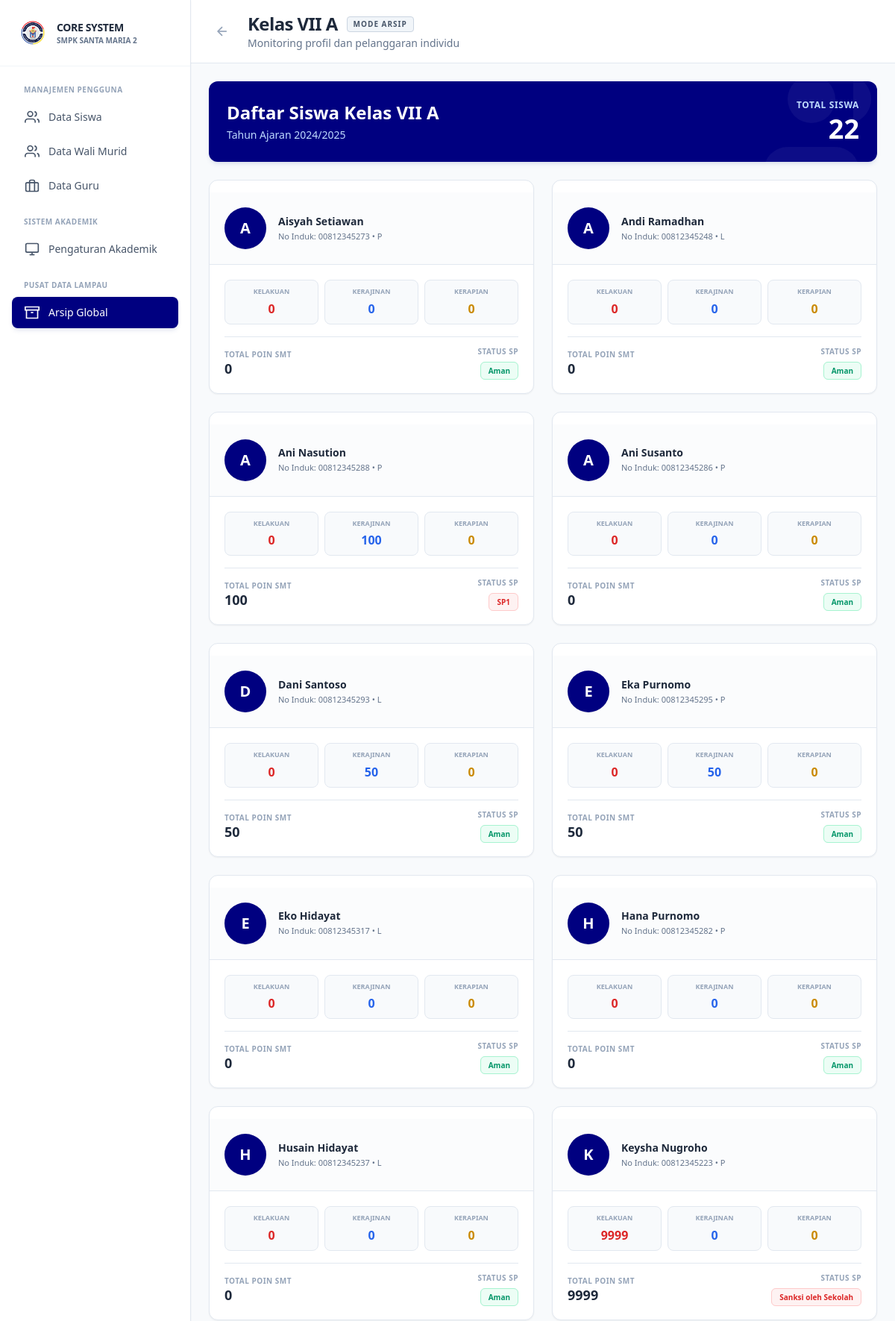
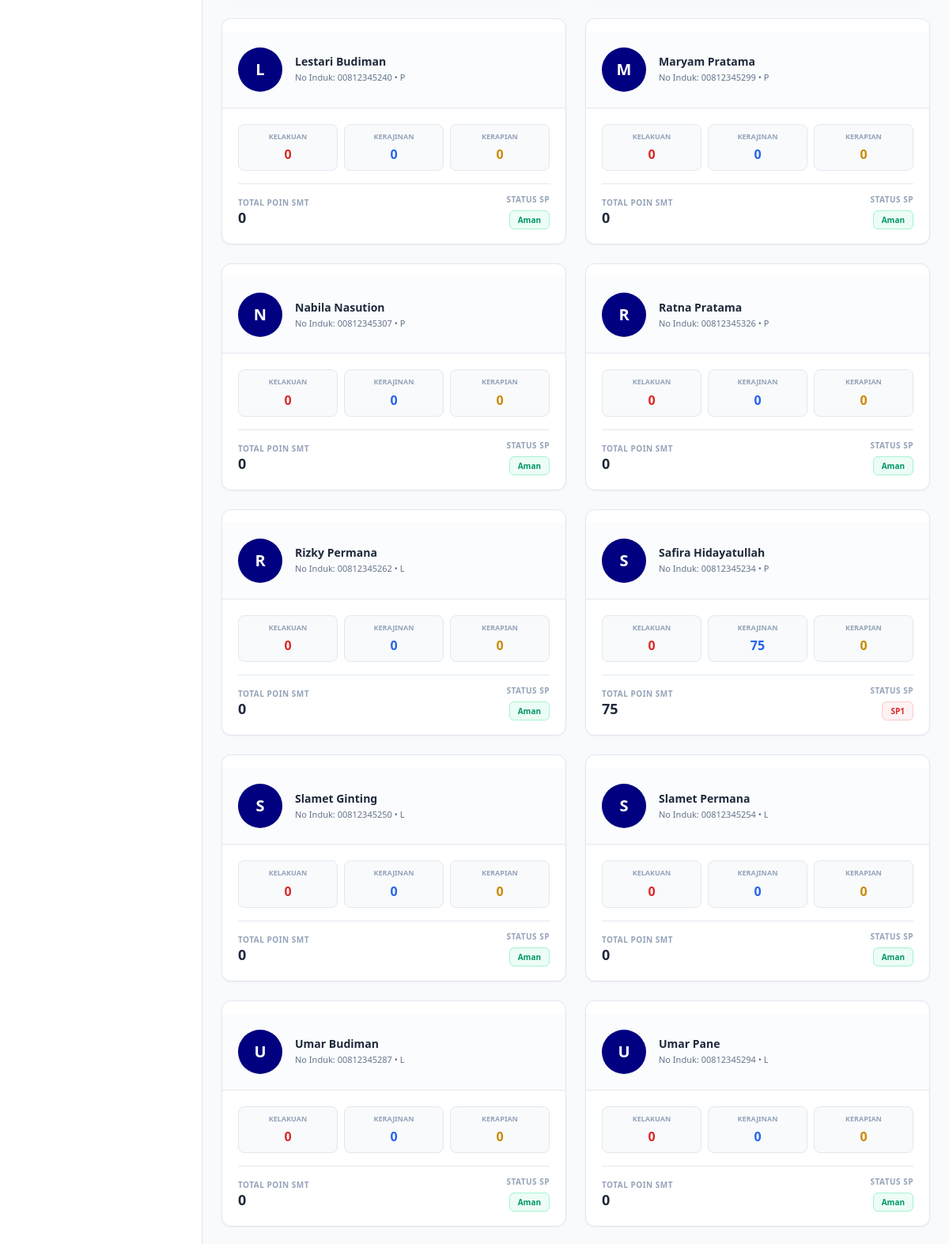
/sitapsi/views/admin/monitoring_siswa_list.php?kelas=1&tahun=2&arsip=1 (signed in, upper part), run on the app's committed database (2 pictures, top to bottom).
### tables this page shows
CREATE TABLE `tb_kelas` (
  `id_kelas` int(11) NOT NULL,
  `nama_kelas` varchar(10) NOT NULL,
  `tingkat` int(11) NOT NULL
);

CREATE TABLE `tb_tahun_ajaran` (
  `id_tahun` int(11) NOT NULL,
  `nama_tahun` varchar(20) NOT NULL,
  `status` enum('Aktif','Arsip') DEFAULT 'Aktif',
  `semester_aktif` enum('Ganjil','Genap') DEFAULT 'Ganjil'
);

CREATE TABLE `tb_siswa` (
  `no_induk` varchar(50) NOT NULL,
  `nama_siswa` varchar(100) NOT NULL,
  `jenis_kelamin` enum('L','P') NOT NULL,
  `kota` varchar(100) DEFAULT NULL,
  `tanggal_lahir` date DEFAULT NULL,
  `alamat` text DEFAULT NULL,
  `nama_ayah` varchar(150) DEFAULT NULL,
  `pekerjaan_ayah` varchar(100) DEFAULT NULL,
  `nama_ibu` varchar(150) DEFAULT NULL,
  `pekerjaan_ibu` varchar(100) DEFAULT NULL,
  `no_hp_ortu` varchar(15) DEFAULT NULL,
  `id_ortu` int(11) DEFAULT NULL,
  `status_aktif` enum('Aktif','Lulus','Keluar','Dikeluarkan') DEFAULT 'Aktif'
);

CREATE TABLE `tb_anggota_kelas` (
  `id_anggota` bigint(20) NOT NULL,
  `no_induk` varchar(50) NOT NULL,
  `id_kelas` int(11) NOT NULL,
  `id_tahun` int(11) NOT NULL,
  `poin_kelakuan` int(11) DEFAULT 0,
  `poin_kerajinan` int(11) DEFAULT 0,
  `poin_kerapian` int(11) DEFAULT 0,
  `total_poin_umum` int(11) DEFAULT 0,
  `status_sp_kelakuan` enum('Aman','SP1','SP2','SP3','Sanksi oleh Sekolah') DEFAULT 'Aman',
  `status_sp_kerajinan` enum('Aman','SP1','SP2','SP3','Sanksi oleh Sekolah') DEFAULT 'Aman',
  `status_sp_kerapian` enum('Aman','SP1','SP2','SP3','Sanksi oleh Sekolah') DEFAULT 'Aman',
  `status_sp_terakhir` enum('Aman','SP1','SP2','SP3','Sanksi oleh Sekolah') DEFAULT 'Aman',
  `status_reward` enum('None','Kandidat Reward Semester','Kandidat Sertifikat') DEFAULT 'None'
);

### config/database.php (called while the page is built, shortened)
<?php
function getDBConnection()
{
    static $pdo = null;
    if ($pdo === null) {
        try {
            $dsn = "mysql:host=" . DB_HOST . ";dbname=" . DB_NAME . ";charset=" . DB_CHARSET;
            $options = [
                PDO::ATTR_ERRMODE => PDO::ERRMODE_EXCEPTION,
                PDO::ATTR_DEFAULT_FETCH_MODE => PDO::FETCH_ASSOC,
                PDO::ATTR_EMULATE_PREPARES => false,
                PDO::MYSQL_ATTR_INIT_COMMAND => "SET NAMES " . DB_CHARSET
            ];
            $pdo = new PDO($dsn, DB_USER, DB_PASS, $options);
        } catch (PDOException $e) {
            error_log("Database Connection Error: " . $e->getMessage());
            die("Koneksi database gagal. Silakan hubungi administrator.");
        }
    }
    return $pdo;
}
function executeQuery($sql, $params = [])
{
    $pdo = getDBConnection();
    $stmt = $pdo->prepare($sql);
    $stmt->execute($params);
    return $stmt;
}
function fetchOne($sql, $params = [])
{
    $stmt = executeQuery($sql, $params);
    return $stmt->fetch();
}
function fetchAll($sql, $params = [])
{
    $stmt = executeQuery($sql, $params);
    return $stmt->fetchAll();
}
?>

### sitapsi/views/admin/monitoring_siswa_list.php (the view, shortened to what this page needs)
<?php
require_once '../../../config/database.php';
$id_kelas = $_GET['kelas'] ?? null;
$is_arsip = isset($_GET['arsip']) && $_GET['arsip'] == 1;
$filter_tahun = $_GET['tahun'] ?? null;
if ($filter_tahun) {
    $tahun_aktif = fetchOne("SELECT id_tahun, nama_tahun, semester_aktif FROM tb_tahun_ajaran WHERE id_tahun = :id", ['id' => $filter_tahun]);
} else {
    $tahun_aktif = fetchOne("SELECT id_tahun, nama_tahun, semester_aktif FROM tb_tahun_ajaran WHERE status = 'Aktif' LIMIT 1");
}
$kelas_info = fetchOne("SELECT * FROM tb_kelas WHERE id_kelas = :id", ['id' => $id_kelas]);
$semester_berjalan = $tahun_aktif['semester_aktif'];
$siswa_list = fetchAll("
    SELECT
        s.no_induk, s.nama_siswa, s.jenis_kelamin, s.status_aktif,
        a.id_anggota, a.poin_kelakuan, a.poin_kerajinan, a.poin_kerapian, a.total_poin_umum,
        a.status_sp_terakhir, a.status_sp_kelakuan, a.status_sp_kerajinan, a.status_sp_kerapian,
        (SELECT COALESCE(SUM(d.poin_saat_itu), 0)
         FROM tb_pelanggaran_header h
         JOIN tb_pelanggaran_detail d ON h.id_transaksi = d.id_transaksi
         WHERE h.id_anggota = a.id_anggota AND h.id_tahun = a.id_tahun) as total_tahunan,
        (SELECT COALESCE(SUM(d.poin_saat_itu), 0)
         FROM tb_pelanggaran_header h
         JOIN tb_pelanggaran_detail d ON h.id_transaksi = d.id_transaksi
         WHERE h.id_anggota = a.id_anggota AND h.id_tahun = a.id_tahun AND h.semester = :semester) as total_semester
    FROM tb_anggota_kelas a
    JOIN tb_siswa s ON a.no_induk = s.no_induk
    WHERE a.id_kelas = :id_kelas AND a.id_tahun = :id_tahun
    ORDER BY CASE WHEN s.status_aktif = 'Aktif' THEN 1 ELSE 2 END ASC, s.nama_siswa ASC
", ['id_kelas' => $id_kelas, 'id_tahun' => $tahun_aktif['id_tahun'], 'semester' => $semester_berjalan]);
?>
<!DOCTYPE html>
<html lang="id">
<head>
    <script src="https://cdn.tailwindcss.com"></script>
</head>
<body class="bg-[#F8FAFC]">
<div class="flex h-screen overflow-hidden">
    <?php
        if ($is_arsip) {
            include '../../../core_admin/includes/sidebar_core.php';
        } else {
            include '../../includes/sidebar_admin.php';
        }
    ?>
    <div class="flex-1 overflow-auto lg:ml-64">
        <div class="bg-white border-b border-[#E2E8F0] px-6 pl-16 lg:pl-6 py-4 sticky top-0 z-30 flex items-center space-x-4">
            <a href="<?= $is_arsip ? '../../../core_admin/views/arsip_tahun.php?tahun=' . $filter_tahun . '&tab=tatib' : 'monitoring_siswa.php' ?>" class="p-2 rounded-lg text-slate-400 hover:text-slate-600 hover:bg-slate-50 transition-colors">
                <svg class="w-5 h-5" fill="none" stroke="currentColor" viewBox="0 0 24 24" stroke-width="2"><line x1="19" y1="12" x2="5" y2="12"></line><polyline points="12 19 5 12 12 5"></polyline></svg>
            </a>
            <div>
                <div class="flex items-center space-x-3">
                    <h1 class="text-2xl font-extrabold text-slate-800 tracking-tight">Kelas <?= htmlspecialchars($kelas_info['nama_kelas']) ?></h1>
                    <?php if ($is_arsip): ?>
                        <span class="px-2 py-0.5 bg-slate-100 border border-slate-300 text-slate-600 text-[10px] font-bold rounded uppercase tracking-widest">Mode Arsip</span>
                    <?php endif; ?>
                </div>
                <p class="text-sm font-medium text-slate-500">Monitoring profil dan pelanggaran individu</p>
            </div>
        </div>
        <div class="p-6 space-y-6 max-w-7xl mx-auto">
            <div class="bg-[#000080] text-white rounded-xl shadow-md shadow-blue-900/10 p-6 relative overflow-hidden">
                <div class="relative z-10 flex items-center justify-between">
                    <div>
                        <h2 class="text-2xl font-extrabold mb-1">Daftar Siswa Kelas <?= htmlspecialchars($kelas_info['nama_kelas']) ?></h2>
                        <p class="text-blue-200 font-medium text-sm">Tahun Ajaran <?= $tahun_aktif['nama_tahun'] ?></p>
                    </div>
                    <div class="text-right">
                        <p class="text-blue-200 text-xs font-bold uppercase tracking-wider mb-1">Total Siswa</p>
                        <p class="text-4xl font-extrabold"><?= count($siswa_list) ?></p>
                    </div>
                </div>
            </div>
            <div class="grid grid-cols-1 md:grid-cols-2 xl:grid-cols-3 gap-6">
                <?php if (empty($siswa_list)): ?>
                <div class="col-span-full bg-white rounded-xl shadow-sm p-12 text-center border border-dashed border-[#E2E8F0]">
                    <p class="text-slate-500 font-bold">Tidak ada siswa di kelas ini</p>
                </div>
                <?php else: ?>
                <?php foreach ($siswa_list as $siswa):
                    $is_kandidat_sertifikat = (!$is_arsip && $siswa['total_tahunan'] == 0);
                    $is_kandidat_semester = (!$is_arsip && !$is_kandidat_sertifikat && $siswa['total_semester'] == 0);
                    $is_bersih = ($is_kandidat_sertifikat || $is_kandidat_semester);
                ?>
                <a href="detail_siswa.php?id=<?= $siswa['id_anggota'] ?><?= $is_arsip ? '&arsip=1' : '' ?>"
                   class="block bg-white rounded-xl shadow-sm border <?= $is_bersih ? 'border-amber-400' : 'border-[#E2E8F0]' ?> hover:shadow-lg transition-all transform hover:-translate-y-1 overflow-hidden relative group">
                    <div class="p-5 flex items-center space-x-4 border-b border-[#E2E8F0] bg-slate-50/50 mt-4 <?= $siswa['status_aktif'] !== 'Aktif' ? 'opacity-60' : '' ?>">
                        <div class="w-14 h-14 bg-[#000080] rounded-full flex items-center justify-center overflow-hidden flex-shrink-0 text-white font-extrabold text-xl shadow-sm <?= $is_kandidat_sertifikat ? 'ring-2 ring-amber-400 ring-offset-2' : ($is_kandidat_semester ? 'ring-2 ring-emerald-400 ring-offset-2' : '') ?>">
                            <?= strtoupper(substr($siswa['nama_siswa'], 0, 1)) ?>
                        </div>
                        <div class="flex-1 min-w-0">
                            <h3 class="font-extrabold text-slate-800 truncate text-sm group-hover:text-[#000080] transition-colors"><?= htmlspecialchars($siswa['nama_siswa']) ?></h3>
                            <p class="text-[11px] font-medium text-slate-500 mt-0.5">No Induk: <?= $siswa['no_induk'] ?> • <?= $siswa['jenis_kelamin'] === 'L' ? 'L' : 'P' ?></p>
                        </div>
                    </div>
                    <div class="p-5 <?= $siswa['status_aktif'] !== 'Aktif' ? 'opacity-60 grayscale' : '' ?>">
                        <div class="grid grid-cols-3 gap-2 mb-4">
                            <div class="text-center bg-slate-50 border border-[#E2E8F0] rounded-lg p-2">
                                <p class="text-[9px] text-slate-400 font-bold mb-1 uppercase">Kelakuan</p>
                                <p class="text-base font-extrabold text-red-600"><?= $siswa['poin_kelakuan'] ?></p>
                            </div>
                            <div class="text-center bg-slate-50 border border-[#E2E8F0] rounded-lg p-2">
                                <p class="text-[9px] text-slate-400 font-bold mb-1 uppercase">Kerajinan</p>
                                <p class="text-base font-extrabold text-blue-600"><?= $siswa['poin_kerajinan'] ?></p>
                            </div>
                            <div class="text-center bg-slate-50 border border-[#E2E8F0] rounded-lg p-2">
                                <p class="text-[9px] text-slate-400 font-bold mb-1 uppercase">Kerapian</p>
                                <p class="text-base font-extrabold text-yellow-600"><?= $siswa['poin_kerapian'] ?></p>
                            </div>
                        </div>
                        <div class="flex items-center justify-between pt-3 border-t border-[#E2E8F0]">
                            <div>
                                <p class="text-[10px] text-slate-400 font-bold uppercase tracking-wider mb-0.5">Total Poin Smt</p>
                                <p class="font-extrabold text-lg text-slate-800 leading-none"><?= $siswa['total_poin_umum'] ?></p>
                            </div>
                            <div class="text-right">
                                <p class="text-[10px] text-slate-400 font-bold uppercase tracking-wider mb-1">Status SP</p>
                                <span class="px-2.5 py-1 rounded-md text-[10px] font-bold <?= $siswa['status_sp_terakhir'] === 'Aman' ? 'bg-emerald-50 text-emerald-600 border border-emerald-200' : 'bg-red-50 text-red-600 border border-red-200' ?>">
                                    <?= $siswa['status_sp_terakhir'] ?>
                                </span>
                            </div>
                        </div>
                    </div>
                </a>
                <?php endforeach; ?>
                <?php endif; ?>
            </div>
        </div>
    </div>
</div>
</body>
</html>

### data on the page
tb_kelas: nama_kelas "VII A"
tb_tahun_ajaran: nama_tahun "2024/2025"
tb_siswa: nama_siswa "A", nama_siswa "Aisyah Setiawan", no_induk "00812345273", jenis_kelamin "P", tb_anggota_kelas.poin_kelakuan "0", tb_anggota_kelas.poin_kerajinan "0", tb_anggota_kelas.poin_kerapian "0", tb_anggota_kelas.total_poin_umum "0", tb_anggota_kelas.status_sp_terakhir "Aman"
tb_siswa: nama_siswa "A", nama_siswa "Andi Ramadhan", no_induk "00812345248", jenis_kelamin "L", tb_anggota_kelas.poin_kelakuan "0", tb_anggota_kelas.poin_kerajinan "0", tb_anggota_kelas.poin_kerapian "0", tb_anggota_kelas.total_poin_umum "0", tb_anggota_kelas.status_sp_terakhir "Aman"
tb_siswa: nama_siswa "A", nama_siswa "Ani Nasution", no_induk "00812345288", jenis_kelamin "P", tb_anggota_kelas.poin_kelakuan "0", tb_anggota_kelas.poin_kerajinan "100", tb_anggota_kelas.poin_kerapian "0", tb_anggota_kelas.total_poin_umum "100", tb_anggota_kelas.status_sp_terakhir "SP1"
tb_siswa: nama_siswa "A", nama_siswa "Ani Susanto", no_induk "00812345286", jenis_kelamin "P", tb_anggota_kelas.poin_kelakuan "0", tb_anggota_kelas.poin_kerajinan "0", tb_anggota_kelas.poin_kerapian "0", tb_anggota_kelas.total_poin_umum "0", tb_anggota_kelas.status_sp_terakhir "Aman"
tb_siswa: nama_siswa "D", nama_siswa "Dani Santoso", no_induk "00812345293", jenis_kelamin "L", tb_anggota_kelas.poin_kelakuan "0", tb_anggota_kelas.poin_kerajinan "50", tb_anggota_kelas.poin_kerapian "0", tb_anggota_kelas.total_poin_umum "50", tb_anggota_kelas.status_sp_terakhir "Aman"
tb_siswa: nama_siswa "E", nama_siswa "Eka Purnomo", no_induk "00812345295", jenis_kelamin "P", tb_anggota_kelas.poin_kelakuan "0", tb_anggota_kelas.poin_kerajinan "50", tb_anggota_kelas.poin_kerapian "0", tb_anggota_kelas.total_poin_umum "50", tb_anggota_kelas.status_sp_terakhir "Aman"
tb_siswa: nama_siswa "E", nama_siswa "Eko Hidayat", no_induk "00812345317", jenis_kelamin "L", tb_anggota_kelas.poin_kelakuan "0", tb_anggota_kelas.poin_kerajinan "0", tb_anggota_kelas.poin_kerapian "0", tb_anggota_kelas.total_poin_umum "0", tb_anggota_kelas.status_sp_terakhir "Aman"
tb_siswa: nama_siswa "H", nama_siswa "Hana Purnomo", no_induk "00812345282", jenis_kelamin "P", tb_anggota_kelas.poin_kelakuan "0", tb_anggota_kelas.poin_kerajinan "0", tb_anggota_kelas.poin_kerapian "0", tb_anggota_kelas.total_poin_umum "0", tb_anggota_kelas.status_sp_terakhir "Aman"
tb_siswa: nama_siswa "H", nama_siswa "Husain Hidayat", no_induk "00812345237", jenis_kelamin "L", tb_anggota_kelas.poin_kelakuan "0", tb_anggota_kelas.poin_kerajinan "0", tb_anggota_kelas.poin_kerapian "0", tb_anggota_kelas.total_poin_umum "0", tb_anggota_kelas.status_sp_terakhir "Aman"
tb_siswa: nama_siswa "K", nama_siswa "Keysha Nugroho", no_induk "00812345223", jenis_kelamin "P", tb_anggota_kelas.poin_kelakuan "9999", tb_anggota_kelas.poin_kerajinan "0", tb_anggota_kelas.poin_kerapian "0", tb_anggota_kelas.total_poin_umum "9999", tb_anggota_kelas.status_sp_terakhir "Sanksi oleh Sekolah"
tb_siswa: nama_siswa "L", nama_siswa "Lestari Budiman", no_induk "00812345240", jenis_kelamin "P", tb_anggota_kelas.poin_kelakuan "0", tb_anggota_kelas.poin_kerajinan "0", tb_anggota_kelas.poin_kerapian "0", tb_anggota_kelas.total_poin_umum "0", tb_anggota_kelas.status_sp_terakhir "Aman"
tb_siswa: nama_siswa "M", nama_siswa "Maryam Pratama", no_induk "00812345299", jenis_kelamin "P", tb_anggota_kelas.poin_kelakuan "0", tb_anggota_kelas.poin_kerajinan "0", tb_anggota_kelas.poin_kerapian "0", tb_anggota_kelas.total_poin_umum "0", tb_anggota_kelas.status_sp_terakhir "Aman"
tb_siswa: nama_siswa "N", nama_siswa "Nabila Nasution", no_induk "00812345307", jenis_kelamin "P", tb_anggota_kelas.poin_kelakuan "0", tb_anggota_kelas.poin_kerajinan "0", tb_anggota_kelas.poin_kerapian "0", tb_anggota_kelas.total_poin_umum "0", tb_anggota_kelas.status_sp_terakhir "Aman"
tb_siswa: nama_siswa "R", nama_siswa "Ratna Pratama", no_induk "00812345326", jenis_kelamin "P", tb_anggota_kelas.poin_kelakuan "0", tb_anggota_kelas.poin_kerajinan "0", tb_anggota_kelas.poin_kerapian "0", tb_anggota_kelas.total_poin_umum "0", tb_anggota_kelas.status_sp_terakhir "Aman"
tb_siswa: nama_siswa "R", nama_siswa "Rizky Permana", no_induk "00812345262", jenis_kelamin "L", tb_anggota_kelas.poin_kelakuan "0", tb_anggota_kelas.poin_kerajinan "0", tb_anggota_kelas.poin_kerapian "0", tb_anggota_kelas.total_poin_umum "0", tb_anggota_kelas.status_sp_terakhir "Aman"
tb_siswa: nama_siswa "S", nama_siswa "Safira Hidayatullah", no_induk "00812345234", jenis_kelamin "P", tb_anggota_kelas.poin_kelakuan "0", tb_anggota_kelas.poin_kerajinan "75", tb_anggota_kelas.poin_kerapian "0", tb_anggota_kelas.total_poin_umum "75", tb_anggota_kelas.status_sp_terakhir "SP1"
tb_siswa: nama_siswa "S", nama_siswa "Slamet Ginting", no_induk "00812345250", jenis_kelamin "L", tb_anggota_kelas.poin_kelakuan "0", tb_anggota_kelas.poin_kerajinan "0", tb_anggota_kelas.poin_kerapian "0", tb_anggota_kelas.total_poin_umum "0", tb_anggota_kelas.status_sp_terakhir "Aman"
tb_siswa: nama_siswa "S", nama_siswa "Slamet Permana", no_induk "00812345254", jenis_kelamin "L", tb_anggota_kelas.poin_kelakuan "0", tb_anggota_kelas.poin_kerajinan "0", tb_anggota_kelas.poin_kerapian "0", tb_anggota_kelas.total_poin_umum "0", tb_anggota_kelas.status_sp_terakhir "Aman"
tb_siswa: nama_siswa "U", nama_siswa "Umar Budiman", no_induk "00812345287", jenis_kelamin "L", tb_anggota_kelas.poin_kelakuan "0", tb_anggota_kelas.poin_kerajinan "0", tb_anggota_kelas.poin_kerapian "0", tb_anggota_kelas.total_poin_umum "0", tb_anggota_kelas.status_sp_terakhir "Aman"
tb_siswa: nama_siswa "U", nama_siswa "Umar Pane", no_induk "00812345294", jenis_kelamin "L", tb_anggota_kelas.poin_kelakuan "0", tb_anggota_kelas.poin_kerajinan "0", tb_anggota_kelas.poin_kerapian "0", tb_anggota_kelas.total_poin_umum "0", tb_anggota_kelas.status_sp_terakhir "Aman"

### other printed values
count($siswa_list) "22"
